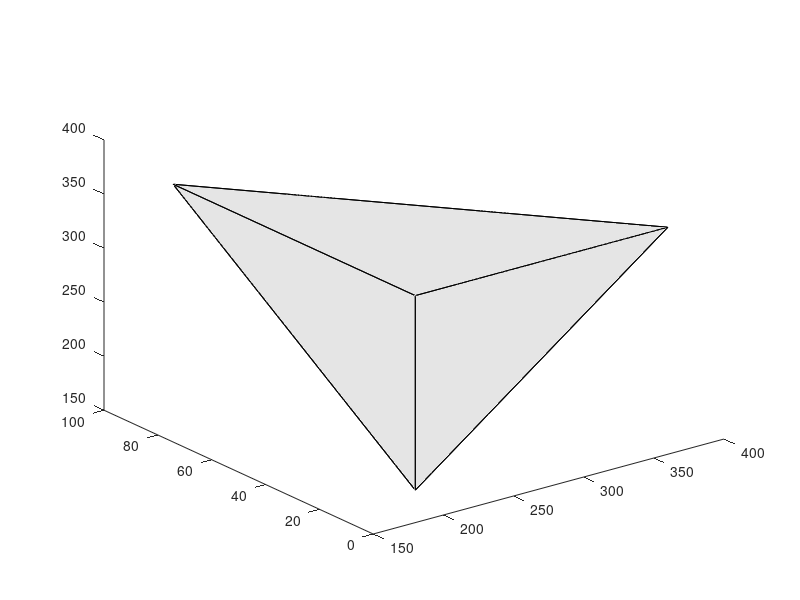

This figure's MATLAB source: (Note: this script raises an error after producing the figure.)
clear all
close all

w = [180 360];
mA = [0 (w(2) - 180) / 2];
bA = [w(1) - 2 * mA(1) w(2) - 2 * mA(1)];

corners = [bA(1) mA(1) w(1)
    bA(1) mA(1) w(2)
    bA(1) mA(2) w(2)
    bA(2) mA(1) w(2)];

planes = [1 4 2
    1 2 3
    2 4 3
    1 3 4];

figure
patch('Faces', planes, 'Vertices', corners, 'facealpha', 0.1)
view(3)

mAMax = 90;
bAMax = 360;
bAMin = 180;

wMax = 360;
wMin = 180;

base = mAMax * (bAMax - bAMin) / 2;
height = wMax - wMin;

volume = (1 / 3) * base * height;

scale = 180^3 / 12;
w = 180:1:360;
pdf = (1 / (4 * volume) * (w - wMin) .^ 2);
pdf2 = (1 / (60 * 180 ^ 2) * (w - 180) .^ 2);
cdf = (1/ (12 * volume) * (w - wMin) .^ 3);
cdf2 = (1/ (180 ^ 3) * (w - wMin) .^ 3);


%volume = (1 / 3) * (90 * 180) / 2 * 180 = (90 * 180 ^ 2) / 6 = 15 * 180 ^ 2



%%
%close all

% epsilon = 1e-6;
% wedgeIndex = [181, 360 - epsilon];
% 
% wI = linspace(wedgeIndex(1), wedgeIndex(2), 1e3);
% pdf = (1 / 8) * (wI - wedgeIndex(1)) .^ 4;
% cdf = (1 / 40) * (wI - wedgeIndex(1)) .^ 5;
% 
% b = 1 / cdf(end);
% cdf = (b / 40) * (wI - wedgeIndex(1)) .^ 5;
% 
% wI = nthroot((40 / b) * cdf, 5) + wedgeIndex(1);
% 
% x = RandomUniformDistribution([0 1], 20e3);
% test = nthroot(x, 5) * (wedgeIndex(2) - wedgeIndex(1)) + wedgeIndex(1);
% test2 = nthroot((40 / b) * x, 5) + wedgeIndex(1);
% 
% figure
% plot(wI, pdf)
% hold on
% plot(wI, cdf)
% 
% wI = RandomUniformDistribution([0 1], 20e3);
% wI = wedgeIndex(1) + (wedgeIndex(2) - wedgeIndex(1)) * 0.125 * (1 - wI .^ 4);
% 
% figure
% h = histogram(test);
% title('wedgeIndex')
% 
% figure
% h = histogram(test2);
% title('wedgeIndex2')

n = 1;
wedgeIndex = 180:n:360;
minAngle = 0:n:180;
bendingAngle = n:n:360;

numObs = 20000;

geometry = RandomGeometryWedge(numObs);

w = geometry.wedgeIndex;
bA = geometry.bendingAngle;
mA = geometry.minAngle;

test = [w, bA, mA];
num = length(test);


rS = geometry.rS;
rR = geometry.rR;
zS = geometry.zS;
zR = geometry.zR;
wedgeLength = geometry.wedgeLength;

zA = CalculateApex(rS, rR, zS, zR, wedgeLength, true);
zA = zA(:,3);

phii = atand(rS ./ abs(zA - zS));
%phii2 = atand(abs(zA - zR) ./ rR);


%% Plots

%close all

figure
h = histogram(w, length(wedgeIndex));
title('wedgeIndex')

figure
h = histogram(bA);
title('bendingAngle')

figure
h = histogram(mA);
title('minAngle')

figure
h = histogram(phii);
title('Phii')

figure
h = histogram(rS);
title('rS')

figure
h = histogram(rR);
title('rR')

L = sqrt((rS + rR) .^ 2 + abs(zS - zR) .^ 2);
[~,edges] = histcounts(log10(L));
figure
histogram(L,10.^edges)
set(gca, 'xscale','log')
title('L')

figure
h = histogram(L);
title('L')

figure
h = histogram(zS);
title('zS')

figure
h = histogram(zR);
title('zR')

